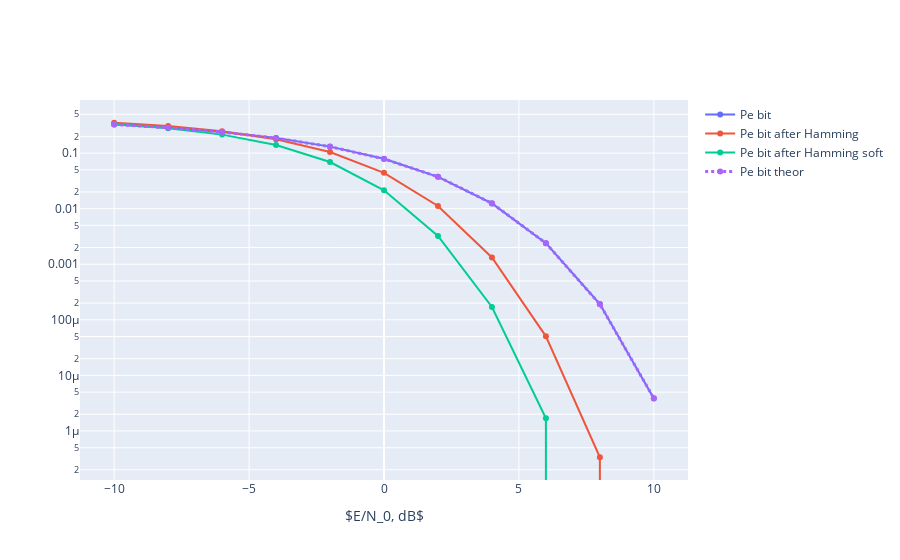

Source (notebook cell):
### Markdown cell above
#### График вероятности ошибки на бит

### Code cell
fig = go.Figure()
fig.add_trace(go.Scatter(x=SNRdB, y=dict_Pe['Pe_bit'], mode='lines+markers', name='Pe bit'))
fig.add_trace(go.Scatter(x=SNRdB, y=dict_Pe['Pe_bit_after_Hamming'], mode='lines+markers', name='Pe bit after Hamming'))
fig.add_trace(go.Scatter(x=SNRdB, y=dict_Pe['Pe_bit_after_Hamming_soft'], mode='lines+markers', name='Pe bit after Hamming soft'))
fig.add_trace(go.Scatter(x=SNRdB, y=dict_Pe['Pe_bit_theor'], line=dict(dash='dot', width=3), name='Pe bit theor'))
fig.update_layout(xaxis_title='$E/N_0, dB$', yaxis_type="log")
fig.show()

### Figure 1 — Plotly figure (JSON) as saved in the notebook; plotly's stock layout.template omitted (floating-point values rounded to 4 significant figures)
{"data": [{"mode": "lines+markers", "name": "Pe bit", "type": "scatter", "x": [-10, -8, -6, -4, -2, 0, 2, 4, 6, 8, 10], "y": [0.3272, 0.2867, 0.2393, 0.1864, 0.1308, 0.079, 0.03739, 0.01241, 0.002395, 0.0001927, 3.839e-06]}, {"mode": "lines+markers", "name": "Pe bit after Hamming", "type": "scatter", "x": [-10, -8, -6, -4, -2, 0, 2, 4, 6, 8, 10], "y": [0.3517, 0.3065, 0.248, 0.1777, 0.1045, 0.04422, 0.01118, 0.001322, 5.038e-05, 3.364e-07, 0]}, {"mode": "lines+markers", "name": "Pe bit after Hamming soft", "type": "scatter", "x": [-10, -8, -6, -4, -2, 0, 2, 4, 6, 8, 10], "y": [0.3325, 0.2807, 0.215, 0.1402, 0.06917, 0.0214, 0.003237, 0.0001699, 1.689e-06, 0, 0]}, {"line": {"dash": "dot", "width": 3}, "name": "Pe bit theor", "type": "scatter", "x": [-10, -8, -6, -4, -2, 0, 2, 4, 6, 8, 10], "y": [0.3274, 0.2867, 0.2392, 0.1861, 0.1306, 0.07865, 0.03751, 0.0125, 0.002388, 0.0001909, 3.872e-06]}], "layout": {"autosize": true, "xaxis": {"autorange": true, "range": [-11.19, 11.19], "showspikes": false, "title": {"text": "$E/N_0, dB$"}, "type": "linear"}, "yaxis": {"autorange": true, "range": [-6.914, -0.01293], "showspikes": false, "type": "log"}}}
